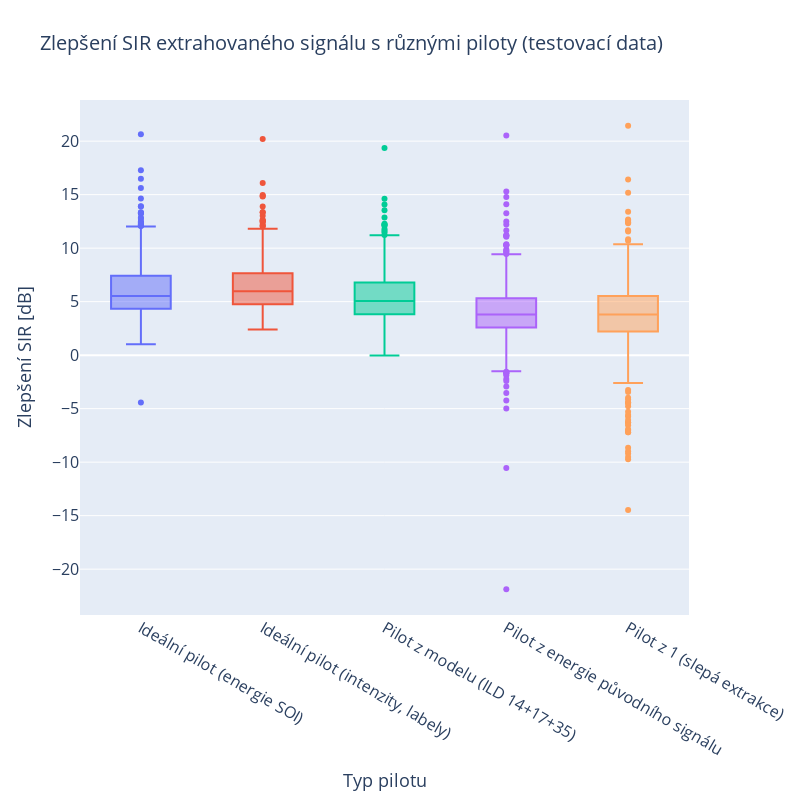

Notebook code cell kept with this figure:
### Code cell
fig_box = go.Figure()

fig_box.add_trace(go.Box(
    y=SIR_df["imp_SIR_SOI_pilot"],
    name="Ideální pilot (energie SOI)"
))

fig_box.add_trace(go.Box(
    y=SIR_df["imp_SIR_label_pilot"],
    name="Ideální pilot (intenzity, labely)"
))

fig_box.add_trace(go.Box(
    y=SIR_df["imp_SIR_ild14_ild17_ild35_model_pilot"],
    name="Pilot z modelu (ILD 14+17+35)"
))


fig_box.add_trace(go.Box(
    y=SIR_df["imp_SIR_X_pilot"],
    name="Pilot z energie původního signálu"
))

fig_box.add_trace(go.Box(
    y=SIR_df["imp_SIR_ones_pilot"],
    name="Pilot z 1 (slepá extrakce)"
))


fig_box.update_layout(
    title=dict(
        text="Zlepšení SIR extrahovaného signálu s různými piloty (testovací data)",
        font=dict(size=20)
    ),
    xaxis=dict(
        title=dict(text="Typ pilotu", font=dict(size=18)),
        tickfont=dict(size=16)
    ),
    yaxis=dict(
        title=dict(text="Zlepšení SIR [dB]", font=dict(size=18)),
        tickfont=dict(size=16)
    ),
    showlegend=False,
    height=800,
    width=800
)

fig_box.show()

### Figure 1 — Plotly figure (JSON) as saved in the notebook; plotly's stock layout.template omitted (floating-point values rounded to 4 significant figures; data arrays with more than 128 entries replaced by an {"elided": "..."} marker saying what was removed)
{"data": [{"name": "Ideální pilot (energie SOI)", "type": "box", "y": {"elided": "600 float values"}}, {"name": "Ideální pilot (intenzity, labely)", "type": "box", "y": {"elided": "600 float values"}}, {"name": "Pilot z modelu (ILD 14+17+35)", "type": "box", "y": {"elided": "600 float values"}}, {"name": "Pilot z energie původního signálu", "type": "box", "y": {"elided": "600 float values"}}, {"name": "Pilot z 1 (slepá extrakce)", "type": "box", "y": {"elided": "600 float values"}}], "layout": {"height": 800, "showlegend": false, "title": {"font": {"size": 20}, "text": "Zlepšení SIR extrahovaného signálu s různými piloty (testovací data)"}, "width": 800, "xaxis": {"tickfont": {"size": 16}, "title": {"font": {"size": 18}, "text": "Typ pilotu"}}, "yaxis": {"tickfont": {"size": 16}, "title": {"font": {"size": 18}, "text": "Zlepšení SIR [dB]"}}}}
